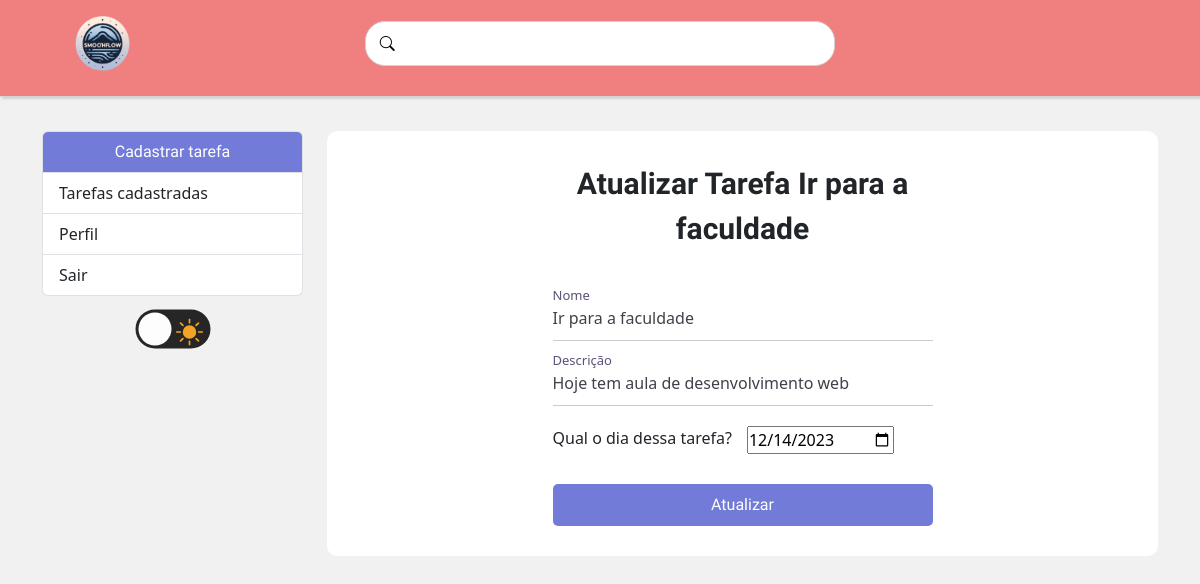
Before: /tarefas/edit/5 (signed in) with the older database file.
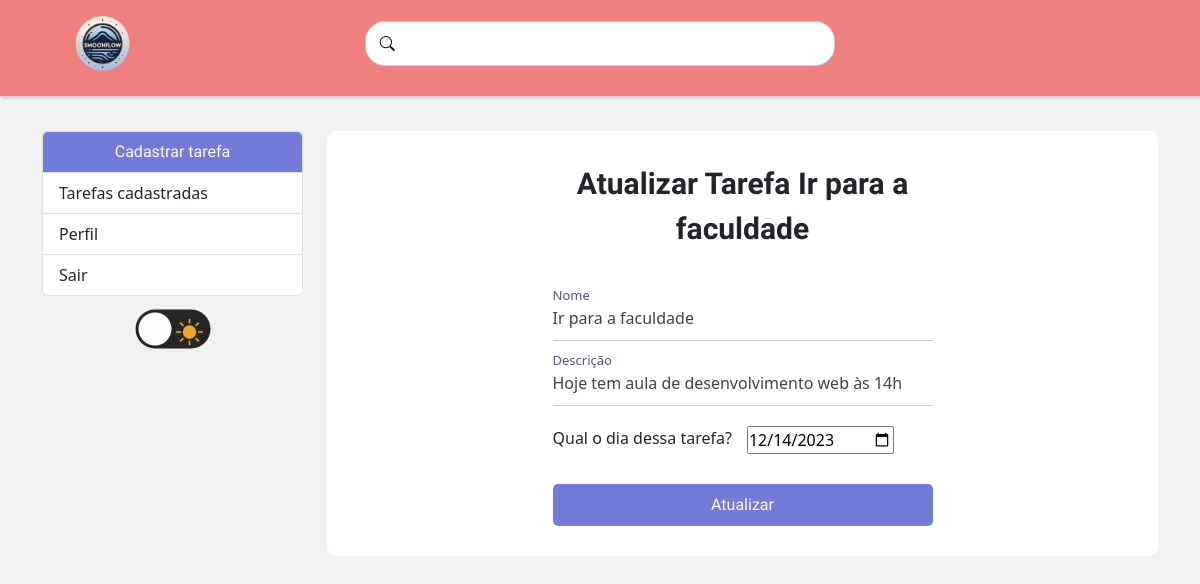
After: the same page with the newer database file.
### tarefas/models.py (models this page shows, shortened)
class Tarefas(models.Model):
    STATUS=(
        ('doing', 'Doing'),
        ('done', 'Done'),
    )
    titulo = models.CharField(max_length=100, null=False, blank=False)
    descricao = models.CharField(max_length=150)
    done = models.CharField(
        max_length=5,
        choices=STATUS,
    )
    criado_em = models.DateField(auto_now_add=True, null=False, blank=False)
    atualizado_em = models.DateTimeField(auto_now=True)
    termino = models.DateField(null=False, blank=False)
    finalizado_em = models.DateField(null=True, blank=True)

### tarefas/views.py (the view)
# urls.py: path('tarefas/edit/<int:id>', editTarefa, name='editTarefa'),
@login_required(login_url='/auth/login/')
def editTarefa(request, id):
    tarefa = get_object_or_404(Tarefas, pk=id)
    form = TarefaForm(instance=tarefa)
    if request.method == 'POST':
        form = TarefaForm(request.POST, instance=tarefa)
        if form.is_valid():
            tarefa.save()
            messages.info(request, 'Tarefa editada com sucesso!')
            return redirect('/tarefas/')
        else:
            return render(request, 'tarefas/editaTarefa.html', {'form': form, 'tarefa': tarefa})
    else:
        return render(request, 'tarefas/editaTarefa.html', {'form': form, 'tarefa': tarefa})

### tarefas/forms.py
class TarefaForm(forms.ModelForm):
    class Meta:
        model = Tarefas
        fields = ['titulo', 'descricao', 'termino']

### tarefas/templates/tarefas/editaTarefa.html (shortened to what this page needs)
{% extends "base.html" %}
{% block content %}
    <div class="col-md-9">
        <div class="container editaTarefa d-flex justify-content-center align-content-center">
            <form class="input-box" name="formulario-atualiza" method="POST">
                <header>Atualizar Tarefa {{ tarefa.titulo }}</header>
                <div class="input-field">
                    <input type="text" class="input" name="{{ form.titulo.name }}" id="{{ form.titulo.id_for_label }}" value="{{ form.titulo.value }}" required autocomplete="off">
                    <label for="{{ form.titulo.id_for_label }}">Nome</label>
                </div>
                <div class="input-field">
                    <input type="text" class="input" name="{{ form.descricao.name }}" id="{{ form.descricao.id_for_label }}" value="{{ form.descricao.value }}" required autocomplete="off">
                    <label for="{{ form.descricao.id_for_label }}">Descrição</label>
                </div>
                <div class="input-field-date">
                    <label for="{{ form.termino.id_for_label}}">Qual o dia dessa tarefa?</label>
                    <input type="date" name="{{ form.termino.name }}" id="{{ form.termino.id_for_label }}" value="{{ form.termino.value|date:'Y-m-d' }}">
                </div>
                <div class="input-field">
                    <input type="submit" class="submit" value="Atualizar">
                </div>
            </form>
        </div>
    </div>
{% endblock %}

Changed rows visible on the page:
changed Tarefas "Ir para a faculdade": descricao "Hoje tem aula de desenvolvimento web" → "Hoje tem aula de desenvolvimento web às 14h"
